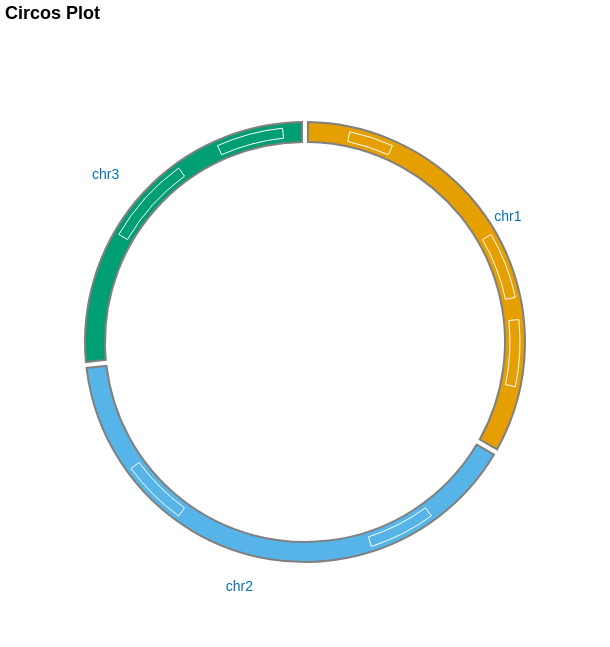

Source (notebook cell):
### Code cell
final_chart + variants

### Figure 1 — Vega-Lite specification as saved in the notebook (floating-point values rounded to 4 significant figures)
{"width": 600, "height": 600, "config": {"title": {"anchor": "start", "dy": -15, "fontSize": 18}, "arc": {"fill": "#0072B2"}, "axis": {"domainColor": "#000000cc", "domainWidth": 0.5, "gridWidth": 0.2, "grid": false, "titleFontWeight": 400, "titleFontSize": 15, "labelFontSize": 11, "labelColor": "#000000cc", "tickColor": "#000000cc", "tickWidth": 0.2, "titleColor": "#000000cc"}, "axisBand": {"grid": false}, "axisX": {"grid": true, "tickSize": 10}, "axisY": {"domain": false, "grid": true, "tickSize": 0}, "background": "#ffffff4d", "legend": {"labelFont": "sans-serif", "labelFontSize": 12, "symbolSize": 100, "symbolType": "square", "titleFontSize": 12, "titlePadding": 10, "title": ""}, "range": {"category": ["#E69F00", "#56B4E9", "#009E73", "#F0E442", "#0072B2", "#D55E00", "#CC79A7", "#000000"], "diverging": ["#cfe8f3", "#a2d4ec", "#73bfe2", "#46abdb", "#1696d2", "#12719e"]}, "area": {"fill": "#0072B2", "fillOpacity": 0.7, "line": true}, "line": {"color": "#0072B2", "stroke": "#0072B2", "strokewidth": 5}, "trail": {"color": "#0072B2", "stroke": "#0072B2", "strokeWidth": 0, "size": 1}, "path": {"stroke": "#0072B2", "strokeWidth": 0.5}, "point": {"filled": true}, "text": {"color": "#0072B2", "fontSize": 11, "align": "right", "fontWeight": 400, "size": 11}, "bar": {"fill": "#0072B2", "stroke": false}, "view": {"stroke": "none", "continuousWidth": 660, "continuousHeight": 400}}, "layer": [{"mark": {"type": "arc", "innerRadius": 200, "outerRadius": 220, "padAngle": 0.02, "stroke": "grey", "strokeWidth": 2}, "encoding": {"color": {"field": "chromosome", "legend": null, "type": "nominal"}, "theta": {"field": "theta_start", "scale": {"domain": [0, 6.283]}, "type": "quantitative"}, "theta2": {"field": "theta_end"}}}, {"mark": {"type": "text", "radius": 250, "size": 14}, "encoding": {"text": {"field": "chromosome", "type": "nominal"}, "theta": {"field": "theta_mid", "type": "quantitative"}}, "transform": [{"calculate": "(datum.theta_start + datum.theta_end) / 2", "as": "theta_mid"}]}, {"data": {"name": "data-5886c0759070aba95e0d02102766a366"}, "mark": {"type": "arc", "innerRadius": 205, "outerRadius": 215, "stroke": "white", "strokeWidth": 1}, "encoding": {"color": {"field": "chromosome", "legend": null, "type": "nominal"}, "theta": {"field": "theta_start", "scale": {"domain": [0, 6.283]}, "type": "quantitative"}, "theta2": {"field": "theta_end"}, "tooltip": [{"field": "id", "type": "nominal"}, {"field": "chromosome", "type": "nominal"}, {"field": "start", "type": "quantitative"}, {"field": "end", "type": "quantitative"}]}}], "data": {"name": "data-91403b4231b13ba282f8e59cfd368dfc"}, "title": "Circos Plot", "$schema": "https://vega.github.io/schema/vega-lite/v6.1.0.json", "datasets": {"data-91403b4231b13ba282f8e59cfd368dfc": [{"chromosome": "chr1", "length": 10000000, "cum_start": 0, "cum_end": 10000000, "theta_start": 0.0, "theta_end": 2.094}, {"chromosome": "chr2", "length": 12000000, "cum_start": 10000000, "cum_end": 22000000, "theta_start": 2.094, "theta_end": 4.608}, {"chromosome": "chr3", "length": 8000000, "cum_start": 22000000, "cum_end": 30000000, "theta_start": 4.608, "theta_end": 6.283}], "data-5886c0759070aba95e0d02102766a366": [{"chromosome": "chr1", "start": 1000000, "end": 2000000, "id": "INV1", "variant": "INV", "cum_start": 0, "abs_start": 1000000, "abs_end": 2000000, "theta_start": 0.2094, "theta_end": 0.4189}, {"chromosome": "chr1", "start": 5000000, "end": 6500000, "id": "INV2", "variant": "INV", "cum_start": 0, "abs_start": 5000000, "abs_end": 6500000, "theta_start": 1.047, "theta_end": 1.361}, {"chromosome": "chr2", "start": 2000000, "end": 3500000, "id": "INV3", "variant": "INV", "cum_start": 10000000, "abs_start": 12000000, "abs_end": 13500000, "theta_start": 2.513, "theta_end": 2.827}, {"chromosome": "chr2", "start": 8000000, "end": 9500000, "id": "INV4", "variant": "INV", "cum_start": 10000000, "abs_start": 18000000, "abs_end": 19500000, "theta_start": 3.77, "theta_end": 4.084}, {"chromosome": "chr3", "start": 3000000, "end": 5000000, "id": "INV5", "variant": "INV", "cum_start": 22000000, "abs_start": 25000000, "abs_end": 27000000, "theta_start": 5.236, "theta_end": 5.655}, {"chromosome": "chr1", "start": 7000000, "end": 8500000, "id": "INV6", "variant": "INV", "cum_start": 0, "abs_start": 7000000, "abs_end": 8500000, "theta_start": 1.466, "theta_end": 1.78}, {"chromosome": "chr3", "start": 6000000, "end": 7500000, "id": "INV7", "variant": "INV", "cum_start": 22000000, "abs_start": 28000000, "abs_end": 29500000, "theta_start": 5.864, "theta_end": 6.178}]}}
